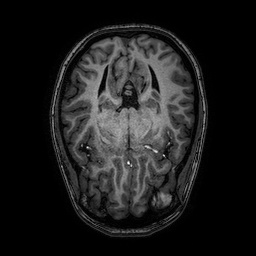
#> input picture sheet3/newImage.jpg, 256 x 256 px
$ python Sheet3v2.py --image newImage.jpg --image_transformed newImage.jpg
#> lines starting #> are read from the running program, lines starting #| are printed output that depends on the picture; long printed decimals are rounded
# -*- coding: utf-8 -*-
"""
Created on Wed Dec  9 20:04:13 2020

@author: Tobias
"""

import scipy.ndimage as nd
import numpy as np
import matplotlib.pyplot as plt
import argparse
import math
parser = argparse.ArgumentParser(description='Sheet 3')
parser.add_argument("--image", type=str, default="axial.png")
parser.add_argument("--image_transformed", type=str, default="axial_transformed.png")
args = parser.parse_args()

def translate_rotate(img, rotation, shift):
    return nd.shift(nd.rotate(img[:], rotation), shift)

def L2Norm(fixed_img, moving_img):
    img2 = moving_img[:]
    if moving_img.shape != fixed_img.shape:
        diff_x = fixed_img.shape[0] - moving_img.shape[0]
        diff_y = fixed_img.shape[1] - moving_img.shape[1]
        img2 = np.pad(img2, [(math.ceil(diff_x/2), math.floor(diff_x/2)), (math.ceil(diff_y/2), math.floor(diff_y/2))], mode="constant", constant_values=0)
        if img2.shape != fixed_img.shape: print("FAIL")
    return np.sum((fixed_img-img2)**2) / np.size(fixed_img)

def find_initial_bracket(fixed_img, moving_img):
    bound = max(fixed_img.shape)
    a_shift = np.random.randint(-bound, bound)
    a_rotation = np.random.randint(360)
    a_l2 = L2Norm(translate_rotate(moving_img, a_rotation, a_shift), fixed_img)
    b_shift = np.random.randint(-bound, bound)
    b_rotation = np.random.randint(360)
    b_l2 = L2Norm(translate_rotate(moving_img, b_rotation, b_shift), fixed_img)

    l = 0.62 / 0.38
    c_shift = l * (b_shift - a_shift) + a_shift
    c_rotation = l * (b_rotation - a_rotation) + a_rotation
    c_l2 = L2Norm(translate_rotate(moving_img, c_rotation, c_shift), fixed_img)
    if a_shift < b_shift < c_shift and a_rotation < b_rotation < c_rotation and a_l2 > b_l2 and c_l2 > b_l2:
        return [(a_shift, a_rotation, a_l2), (b_shift, b_rotation, b_l2), (c_shift, c_rotation, c_l2)]
    else: return find_initial_bracket(fixed_img, moving_img) #try again

def refine_bracket(bracket, fixed_img, moving_img, precision):
    converged = False
    while not converged:
        print(bracket)
        #optimize for translation first
        a = bracket[0][0]
        b = bracket[1][0]
        c = bracket[2][0]
        if c-b < b-a:
            x_shift = a + 0.38*(b-a)
            x_rotation = (bracket[0][1]+bracket[1][1]) / 2 #take the average for the rotation
            x_l2 = L2Norm(translate_rotate(moving_img, x_rotation, x_shift), fixed_img)
            x = (x_shift, x_rotation, x_l2)
            if x_l2 < bracket[1][2]: #choose (b,x,c)
                bracket[0] = bracket[1]
                bracket[1] = x
            else: #choose (a,b,x)
                bracket[2] = x
        else:
            x_shift = b + 0.38*(c-b)
            x_rotation = (bracket[1][1]+bracket[2][1]) / 2 #take the average for the rotation
            x_l2 = L2Norm(translate_rotate(moving_img, x_rotation, x_shift), fixed_img)
            x = (x_shift, x_rotation, x_l2)
            if x_l2 < bracket[1][2]: #choose (a,x,b)
                bracket[2] = bracket[1]
                bracket[1] = x
            else: #choose (x,b,c)
                bracket[0] = x

        #now optimize for rotation
        a = bracket[0][1]
        b = bracket[1][1]
        c = bracket[2][1]
        if c-b < b-a:
            x_rotation = a + 0.38*(b-a)
            x_shift = (bracket[0][0]+bracket[1][0]) / 2 #take the average for the shift
            x_l2 = L2Norm(translate_rotate(moving_img, x_rotation, x_shift), fixed_img)
            x = (x_shift, x_rotation, x_l2)
            if x_l2 < bracket[1][2]: #choose (b,x,c)
                bracket[0] = bracket[1]
                bracket[1] = x
            else: #choose (a,b,x)
                bracket[2] = x
        else:
            x_rotation = b + 0.38*(c-b)
            x_shift = (bracket[1][0]+bracket[2][0]) / 2 #take the average for the shift
            x_l2 = L2Norm(translate_rotate(moving_img, x_rotation, x_shift), fixed_img)
            x = (x_shift, x_rotation, x_l2)
            if x_l2 < bracket[1][2]: #choose (a,x,b)
                bracket[2] = bracket[1]
                bracket[1] = x
            else: #choose (x,b,c)
                bracket[0] = x

        converged = bracket[2][0] - bracket[0][0] < precision and bracket[2][1] - bracket[0][1] < precision
    return bracket


fixed_img = plt.imread(args.image)
#> fixed_img is the input picture: shape (256, 256); min 0, max 253, mean 28.3
moving_img = plt.imread(args.image_transformed)
print(fixed_img.shape, moving_img.shape)
#| (256, 256) (256, 256)
print(L2Norm(fixed_img, moving_img))
#| 0.0
initial_bracket = find_initial_bracket(fixed_img, moving_img)
#> in find_initial_bracket, `a_l2 = L2Norm(translate_rotate(moving_img, a_rotation, a_shift), fixed..`: a_l2 = 36.71
#> in find_initial_bracket, `b_l2 = L2Norm(translate_rotate(moving_img, b_rotation, b_shift), fixed..`: b_l2 = 41.66
#> in find_initial_bracket, `c_l2 = L2Norm(translate_rotate(moving_img, c_rotation, c_shift), fixed..`: c_l2 = 33.33
#> in translate_rotate (call 12), `return nd.shift(nd.rotate(img[:], rotation), shift)`: returned value: shape (262, 262); every value is 0
#> in translate_rotate (call 13), `return nd.shift(nd.rotate(img[:], rotation), shift)`:
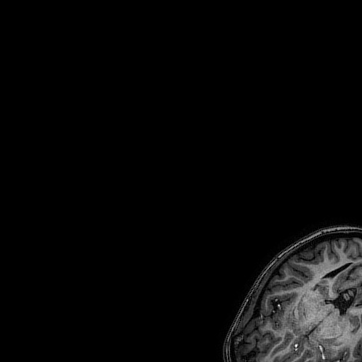
#> returned value: shape (362, 362); min 0, max 255, mean 8.7
#> in translate_rotate (call 14), `return nd.shift(nd.rotate(img[:], rotation), shift)`:
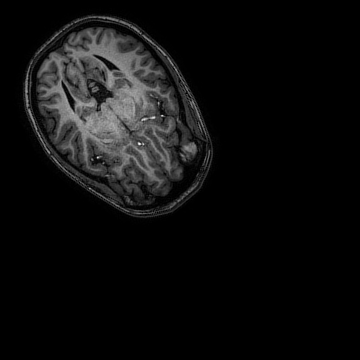
#> returned value: shape (360, 360); min 0, max 247, mean 14.3
#> in translate_rotate (call 15), `return nd.shift(nd.rotate(img[:], rotation), shift)`:
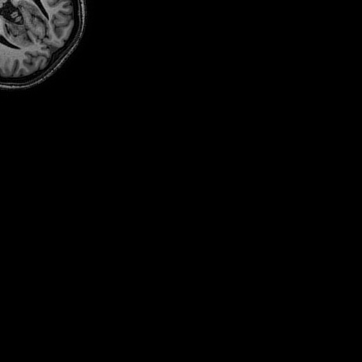
#> returned value: shape (362, 362); min 0, max 165, mean 3.3
#> in L2Norm (call 18), `img2 = np.pad(img2, [(math.ceil(diff_x/2), math.floor(diff_x/2)), (mat..`:
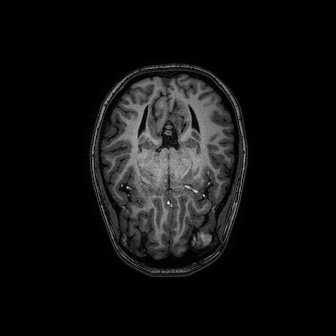
#> img2: shape (336, 336); min 0, max 253, mean 16.4
#> in L2Norm (call 19), `img2 = np.pad(img2, [(math.ceil(diff_x/2), math.floor(diff_x/2)), (mat..`:
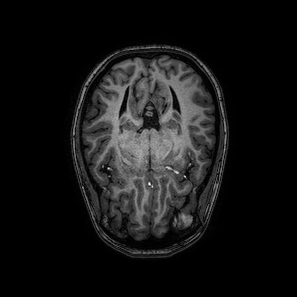
#> img2: shape (297, 297); min 0, max 253, mean 21
#> initial_bracket = [(-169, 174, 38.78), (-168, 337, 30.6), (-167.4, 439.9, 37.05)]
print("initial bracket found")
print(refine_bracket(initial_bracket, fixed_img, moving_img, 10))
#> the loop in refine_bracket, `while not converged:` made 1 pass
#> (x_shift, x_rotation, x_l2, converged) on pass 1: (-168.5, 235.9, 30.45, True)
#| [(-169, 174, 38.780), (-168, 337, 30.601), (-167.368, 439.947, 37.054)]
#> pass 1, in L2Norm (call 20), `img2 = np.pad(img2, [(math.ceil(diff_x/2), math.floor(diff_x/2)), (mat..`:
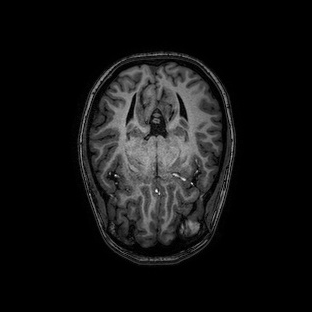
#> img2: shape (312, 312); min 0, max 253, mean 19
#> pass 1, in L2Norm (call 21), `img2 = np.pad(img2, [(math.ceil(diff_x/2), math.floor(diff_x/2)), (mat..`:
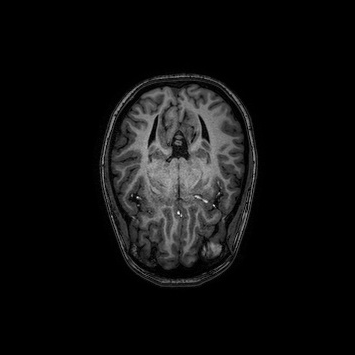
#> img2: shape (355, 355); min 0, max 253, mean 14.7
#> after the loop in refine_bracket, `while not converged:`: bracket = [(-168, 337, 30.6), (-168.5, 235.9, 30.45), (-168.6, 255.5, 34.85)]
#| [(-168, 337, 30.601), (-168.5, 235.94, 30.454), (-168.62, 255.5, 34.855)]
